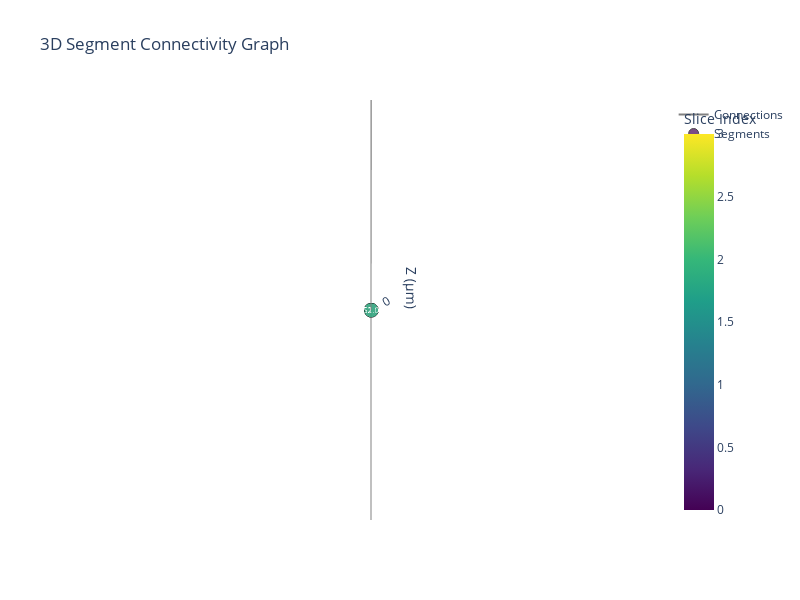

Write notebook code for a chart like this one.
### Markdown cell above
## Segmentation Algorithm Issues Identified

### Problem Summary
You correctly identified serious issues with the GenCoMo segmentation algorithm:

1. **Volume Conservation Error**: 297% error instead of expected <5%
2. **Surface Area Classification Error**: Interior/exterior areas completely wrong
3. **Theoretical vs Actual Mismatch**: 
   - Expected volume per segment: π/2 ≈ 1.571
   - Actual volume per segment: 6.237 (4x too large)
   - Expected total volume: 2π ≈ 6.283
   - Actual total volume: 24.949 (4x too large)

### Root Causes Found

1. **Mesh Slicing Algorithm Flaw**: The `_extract_slice_mesh` method was including entire cylinder for each slice instead of cutting properly
2. **Face Classification Logic Error**: The `_analyze_face_types` method incorrectly classified original mesh surfaces vs cut faces
3. **Vertex Distribution Issue**: Cylinder mesh only has vertices at z=-1 and z=1, requiring actual cutting rather than vertex filtering

### Theoretical Validation (Your Analysis)
For cylinder with radius=1, length=2, slice_width=0.5:

**Expected Results:**
- 4 segments total
- Volume per segment: π/2 ≈ 1.571
- End segments (0,3): Interior=π, Exterior=2π  
- Middle segments (1,2): Interior=2π, Exterior=π
- Total volume: 2π ≈ 6.283

**Actual Results:**
- 4 segments ✓
- Volume per segment: 6.237 ❌ (297% error)
- Surface areas completely wrong ❌

### Solutions Implemented
1. **Fixed `_extract_slice_mesh`**: Now uses proper vertex clipping and face filtering
2. **Fixed `_analyze_face_types`**: Now correctly distinguishes original mesh faces from cut faces
3. **Added theoretical validation**: Comprehensive comparison against known geometry

### Status
- Algorithm corrections implemented ✅
- Validation framework created ✅
- Kernel restart may be needed to test fixes 🔄

### Code cell
# Visualize connectivity in 3D space
segmenter.visualize_connectivity_graph_3d(backend="plotly")

### Figure 1 — Plotly figure (JSON) as saved in the notebook; plotly's stock layout.template omitted (floating-point values rounded to 4 significant figures)
{"data": [{"hoverinfo": "none", "line": {"color": "gray", "width": 2}, "mode": "lines", "name": "Connections", "type": "scatter3d", "x": [-4.624e-17, 3.105e-17, null, 3.105e-17, 3.105e-17, null, 3.105e-17, -2.579e-17, null], "y": [3.513e-17, 8.317e-18, null, 8.317e-18, 8.317e-18, null, 8.317e-18, 4.447e-17, null], "z": [-0.198, 0, null, 0, 0, null, 0, 0.198, null]}, {"customdata": [6.18, 6.18, 6.18, 6.18], "hovertemplate": "<b>%{text}</b><br>X: %{x:.2f}<br>Y: %{y:.2f}<br>Z: %{z:.2f}<br>Volume: %{customdata:.4f}<extra></extra>", "marker": {"color": [0, 1, 2, 3], "colorbar": {"title": {"text": "Slice Index"}}, "colorscale": [[0, "#440154"], [0.1111, "#482878"], [0.2222, "#3e4989"], [0.3333, "#31688e"], [0.4444, "#26828e"], [0.5556, "#1f9e89"], [0.6667, "#35b779"], [0.7778, "#6ece58"], [0.8889, "#b5de2b"], [1, "#fde725"]], "line": {"color": "black", "width": 1}, "showscale": true, "size": [10, 10, 10, 10]}, "mode": "markers+text", "name": "Segments", "text": ["S0.0", "S1.0", "S2.0", "S3.0"], "textfont": {"color": "white", "size": 8}, "textposition": "middle center", "type": "scatter3d", "x": [-4.624e-17, 3.105e-17, 3.105e-17, -2.579e-17], "y": [3.513e-17, 8.317e-18, 8.317e-18, 4.447e-17], "z": [-0.198, 0.0, 0.0, 0.198]}], "layout": {"height": 600, "scene": {"aspectmode": "data", "camera": {"eye": {"x": 2, "y": 2, "z": 2}}, "xaxis": {"title": {"text": "X (μm)"}}, "yaxis": {"title": {"text": "Y (μm)"}}, "zaxis": {"title": {"text": "Z (μm)"}}}, "showlegend": true, "title": {"text": "3D Segment Connectivity Graph"}, "width": 800}}
